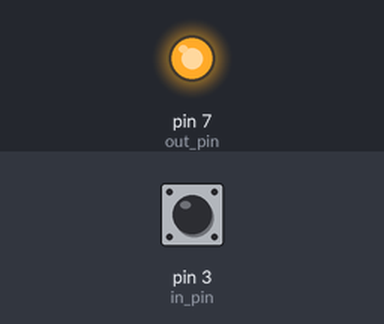
Simulated run of this program. Board: Raspberry Pi (header pin numbers). On the bench: output pins drawn as LEDs (lit = HIGH). The inputs (shaded band) are chosen by the test bench; at power-on: pin 3 (in_pin) HIGH.

Above: at 0.1 s.
Timing chart, 0 to 1.6 s (numbered marks = the images above):
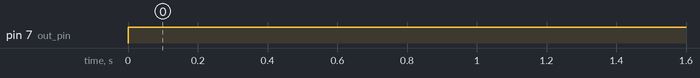

Measured:
- by itself, pin 7 (out_pin): LOW → HIGH at 0.00 s

The program:

water_switch.py
```python
import RPi.GPIO as GPIO
import time

GPIO.setmode(GPIO.BOARD)
in_pin = 3 # touch detect
out_pin = 7 # trigger
GPIO.setup(in_pin, GPIO.IN)
GPIO.setup(out_pin, GPIO.OUT)

try:
    while True:
        in_val = GPIO.input(in_pin)
        if in_val == True:
            GPIO.output(out_pin, True)
            time.sleep(35)
            GPIO.output(out_pin, False)
        if in_val == False:
            time.sleep(1)
except KeyboardInterrupt:
    GPIO.cleanup()
    print('--------Exit---------')
```
